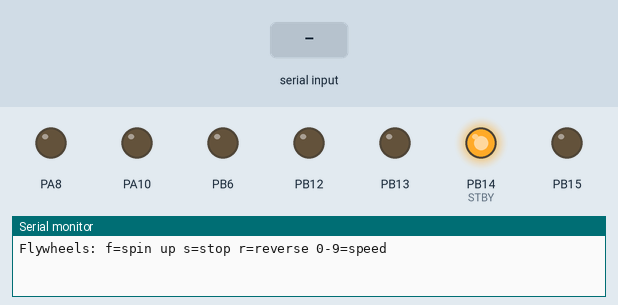
Simulated run of this sketch. Board: STM32 Black Pill. Parts: output pins drawn as LEDs (lit = HIGH), the last lines printed to the serial monitor. The inputs (shaded band) are chosen by the test bench.

Above: at 2.7 s.
2.8 s: "f90\n" received over Serial
At 3.25 s:
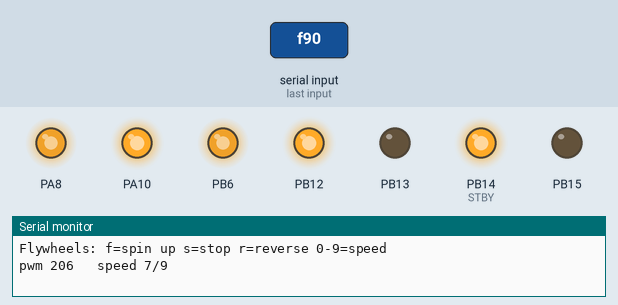
At 3.76 s:
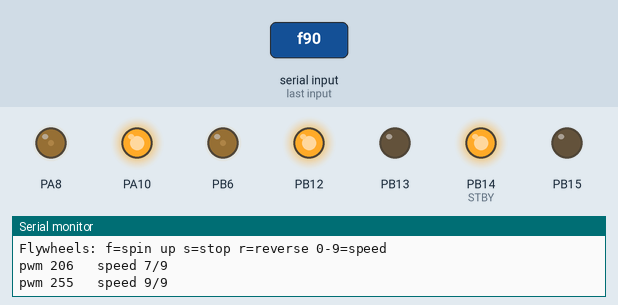
Timing chart, 0 to 5.8 s (numbered marks = the images above; inputs shaded):
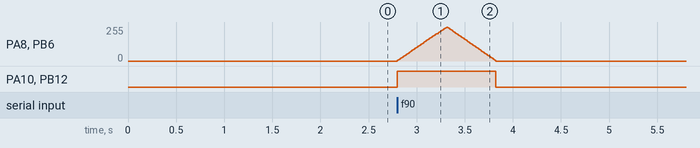

Measured:
- after the input at 2.8 s, PA8, PB6: rises from 0/255 to 255/255 in 0.51 s, then falls to 0/255 in 0.51 s; PA10, PB12: LOW → HIGH at once, → LOW 1.0 s later

The sketch:

05_two_motors.ino
```cpp
// 05_two_motors.ino - two N20s, like the Defender's shooter flywheels.
//
// The two flywheels must spin in OPPOSITE directions so they pinch the dart
// and throw it forward (the same thing the mimic joint says in the URDF).
//
// Wiring: channel A exactly as in 02_forward_backward, plus channel B:
//   PB6  -> PWMB
//   PB15 -> BIN1
//   PA10 -> BIN2
//   second motor wires -> BO1 / BO2
//
// Serial Monitor, 115200:
//   f  spin up (flywheels on)      s  spin down (off)
//   r  reverse both (unjam a dart) 0..9  speed

#define PWMA PA8
#define AIN1 PB12
#define AIN2 PB13
#define PWMB PB6
#define BIN1 PB15
#define BIN2 PA10
#define STBY PB14

const int MIN_PWM = 60;
const bool RIGHT_INVERTED = true;  // makes the pair spin opposite; flip if yours already do

// One motor = its three pins. set(): -255..255.
struct Motor {
  int pwm, in1, in2;
  bool inverted;

  void begin() {
    pinMode(pwm, OUTPUT);
    pinMode(in1, OUTPUT);
    pinMode(in2, OUTPUT);
    set(0);
  }

  void set(int speed) {
    if (inverted) speed = -speed;
    speed = constrain(speed, -255, 255);
    digitalWrite(in1, speed > 0 ? HIGH : LOW);
    digitalWrite(in2, speed < 0 ? HIGH : LOW);
    analogWrite(pwm, abs(speed));
  }
};

Motor left = {PWMA, AIN1, AIN2, false};
Motor right = {PWMB, BIN1, BIN2, RIGHT_INVERTED};

int current = 0;  // what the motors are doing now, -255..255
int level = 7;    // 0..9 from the keyboard

// Change speed gradually. A flywheel slammed to full speed draws a big
// current spike, which can reset the Black Pill if the supply is weak.
void rampTo(int target) {
  int step = (target > current) ? 5 : -5;
  while (current != target) {
    current += step;
    if ((step > 0 && current > target) || (step < 0 && current < target)) current = target;
    left.set(current);
    right.set(current);
    delay(10);
  }
}

int levelToPwm() {
  return level == 0 ? 0 : map(level, 1, 9, MIN_PWM, 255);
}

void setup() {
  pinMode(STBY, OUTPUT);
  digitalWrite(STBY, HIGH);
  analogWriteFrequency(20000);
  left.begin();
  right.begin();

  Serial.begin(115200);
  delay(1500);
  Serial.println("Flywheels: f=spin up s=stop r=reverse 0-9=speed");
}

void loop() {
  if (!Serial.available()) return;
  char c = Serial.read();

  if (c == 'f') {
    rampTo(levelToPwm());
  } else if (c == 'r') {
    rampTo(0);
    rampTo(-levelToPwm());
  } else if (c == 's') {
    rampTo(0);
  } else if (c >= '0' && c <= '9') {
    level = c - '0';
    if (current != 0) rampTo(current > 0 ? levelToPwm() : -levelToPwm());
  } else {
    return;
  }
  Serial.print("pwm ");
  Serial.print(current);
  Serial.print("   speed ");
  Serial.print(level);
  Serial.println("/9");
}
```
